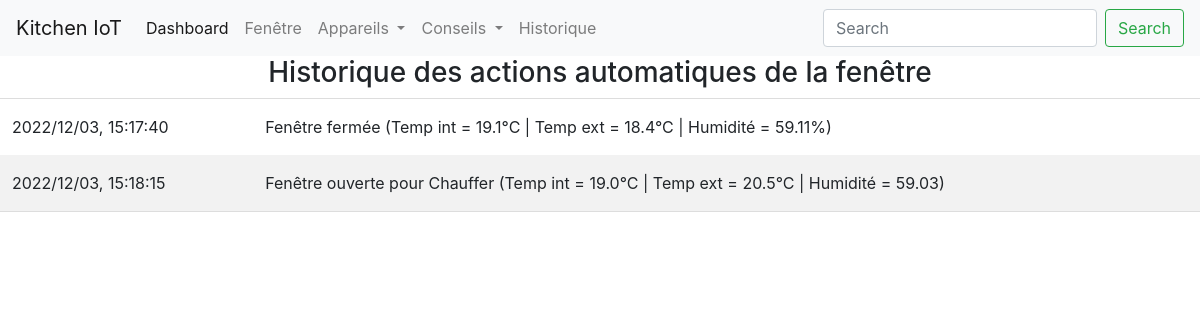
Before: /window/ with the older database file.
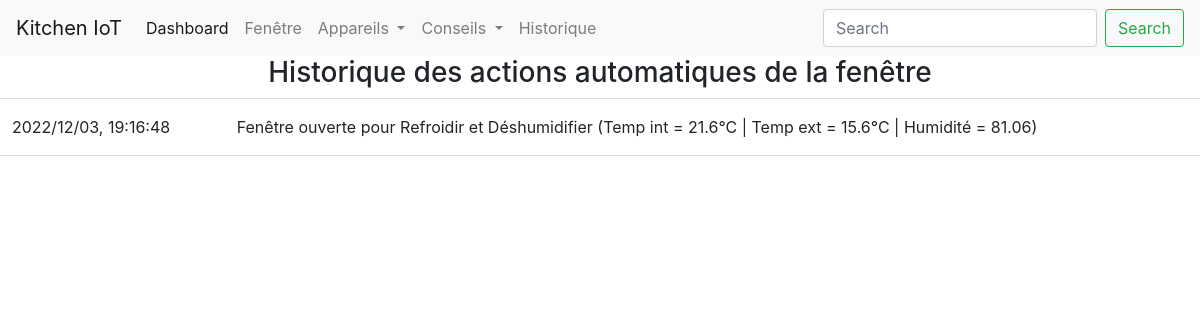
After: the same page with the newer database file.
### app/models.py (models this page shows, shortened)
class WindowLog(db.Model):
    __tablename__ = "window_log"
    id = db.Column(db.Integer, primary_key=True, autoincrement=True)
    action = db.Column(db.String, nullable=False)
    datetime = db.Column(db.DateTime, nullable=False)
    def get_serializable_action(self):
        return {"datetime":self.datetime.strftime("%Y/%m/%d, %H:%M:%S"), "action":self.action}

### app/routes.py (the view)
@app.route("/window/")
def window():
    with app.app_context():
        log = list(map(lambda x: x.get_serializable_action(), list(WindowLog.query.all())))
    return render_template("window/log.html", log=log)

### app/templates/window/log.html (shortened to what this page needs)
{% extends "index.html" %}
{% block content %}
<head>
    <link rel="stylesheet" href="{{url_for('static', filename='css/window.css')}}" />
</head>
<body>
<div class="main">
        <h3 style="text-align: center;">Historique des actions automatiques de la fenêtre</h3>
        <table id="window_log">
            {% for action in log %}
            <tr>
                <td>{{action["datetime"]}}</td>
                <td>{{action["action"]}}</td>
            </tr>
            {% endfor %}
        </table>
    </div>
</body>
{% endblock %}

### app/templates/index.html (shortened to what this page needs)
<!DOCTYPE html>
<html lang="en">
<head>
    <link rel="stylesheet" href="https://stackpath.bootstrapcdn.com/bootstrap/4.4.1/css/bootstrap.min.css"
>
</head>
<body>
    <nav class="navbar navbar-expand-lg navbar-light bg-light">
        <a class="navbar-brand" href="#">Kitchen IoT</a>
        <div class="collapse navbar-collapse" id="navbarSupportedContent">
            <ul class="navbar-nav mr-auto">
                <li class="nav-item active">
                    <a class="nav-link" href="/">Dashboard <span class="sr-only">(current)</span></a>
                </li>
                <li class="nav-item">
                <li class="nav-item">
                    <a class="nav-link" href="/window">Fenêtre</a>
                </li>
                <li class="nav-item dropdown">
                    <a class="nav-link dropdown-toggle" href="#" id="navbarDropdown" role="button" data-toggle="dropdown"
                       aria-haspopup="true" aria-expanded="false">
                        Appareils
                    </a>
                </li>
                <li class="nav-item dropdown">
                    <a class="nav-link dropdown-toggle" href="#" id="navbarDropdown" role="button" data-toggle="dropdown"
                       aria-haspopup="true" aria-expanded="false">
                        Conseils
                    </a>
                </li>
                <li class="nav-item">
                    <a class="nav-link " href="/energy_history">Historique</a>
                </li>
            </ul>
            <form class="form-inline my-2 my-lg-0">
                <input class="form-control mr-sm-2" type="search" placeholder="Search" aria-label="Search">
                <button class="btn btn-outline-success my-2 my-sm-0" type="submit">Search</button>
            </form>
        </div>
    </nav>
    {% block content %}
    {% endblock %}
</body>

### app/static/css/window.css (style rules this page uses)
* { box-sizing: border-box; }
.main { margin-left:-5px; margin-right:-5px; }
table { border-collapse: collapse; border-spacing: 0; width: 100%; border: 1px solid #ddd; }
th, td { text-align: left; padding: 16px; }

Changed rows visible on the page:
removed WindowLog: datetime "2022/12/03, 15:18:15", action "Fenêtre ouverte pour Chauffer (Temp int = 19.0°C | Temp ext = 20.5°C | Humidité = 59.03)"
changed WindowLog: datetime "2022/12/03, 15:17:40" → "2022/12/03, 19:16:48"; action "Fenêtre fermée (Temp int = 19.1°C | Temp ext = 18.4°C | Humidité = 59.11%)" → "Fenêtre ouverte pour Refroidir et Déshumidifier (Temp int = 21.6°C | Temp ext = 15.6°C | Humidité = 81.06)"
